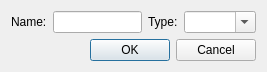
<?xml version="1.0" encoding="UTF-8"?>
<ui version="4.0">
 <class>CFlowGraphNewModuleInputDlg</class>
 <widget class="QDialog" name="CFlowGraphNewModuleInputDlg">
  <property name="geometry">
   <rect>
    <x>0</x>
    <y>0</y>
    <width>267</width>
    <height>69</height>
   </rect>
  </property>
  <layout class="QGridLayout" name="gridLayout">
   <item row="1" column="0" colspan="4">
    <widget class="QDialogButtonBox" name="buttonBox">
     <property name="standardButtons">
      <set>QDialogButtonBox::Cancel|QDialogButtonBox::Ok</set>
     </property>
    </widget>
   </item>
   <item row="0" column="0">
    <widget class="QLabel" name="NAME">
     <property name="text">
      <string>Name:</string>
     </property>
    </widget>
   </item>
   <item row="0" column="1">
    <widget class="QLineEdit" name="MODULE_INPUT_NAME">
     <property name="alignment">
      <set>Qt::AlignLeading|Qt::AlignLeft|Qt::AlignVCenter</set>
     </property>
    </widget>
   </item>
   <item row="0" column="2">
    <widget class="QLabel" name="TYPE">
     <property name="text">
      <string>Type:</string>
     </property>
    </widget>
   </item>
   <item row="0" column="3">
    <widget class="QComboBox" name="MODULE_INPUT_TYPE">
     <property name="editable">
      <bool>true</bool>
     </property>
     <property name="insertPolicy">
      <enum>QComboBox::NoInsert</enum>
     </property>
    </widget>
   </item>
  </layout>
 </widget>
 <resources/>
 <connections/>
</ui>
